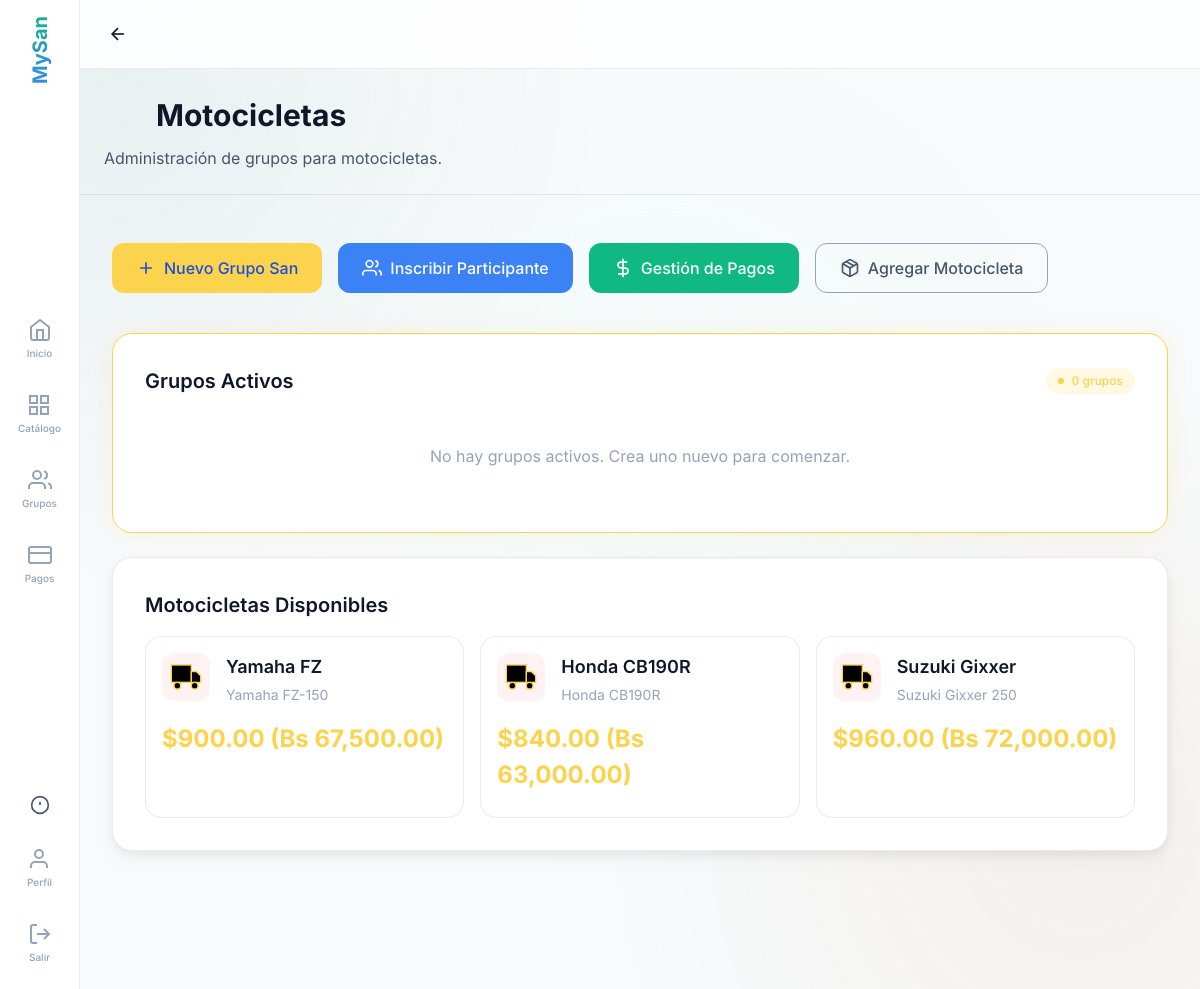
/modules/motocicletas/index.php (signed in), run on the app's committed database.
### tables this page shows
CREATE TABLE `productos` (
  `id` int NOT NULL AUTO_INCREMENT,
  `categoria_id` int NOT NULL,
  `nombre` varchar(100) NOT NULL,
  `marca` varchar(50) DEFAULT NULL,
  `modelo` varchar(50) DEFAULT NULL,
  `descripcion` text,
  `valor_total` decimal(10,2) NOT NULL,
  `imagen` varchar(255) DEFAULT NULL,
  `activo` tinyint DEFAULT '1',
  `created_at` timestamp NULL DEFAULT CURRENT_TIMESTAMP,
  PRIMARY KEY (`id`),
  KEY `categoria_id` (`categoria_id`),
  CONSTRAINT `productos_ibfk_1` FOREIGN KEY (`categoria_id`) REFERENCES `categorias` (`id`) ON DELETE CASCADE
);

CREATE TABLE `usuarios` (
  `id` int NOT NULL AUTO_INCREMENT,
  `username` varchar(50) NOT NULL,
  `password` varchar(255) NOT NULL,
  `nombre` varchar(100) NOT NULL,
  `email` varchar(100) DEFAULT NULL,
  `pregunta_secreta` text,
  `respuesta_secreta` varchar(255) DEFAULT NULL,
  `pregunta_secreta_2` text DEFAULT NULL,
  `respuesta_secreta_2` varchar(255) DEFAULT NULL,
  `pregunta_secreta_3` text DEFAULT NULL,
  `respuesta_secreta_3` varchar(255) DEFAULT NULL,
  `created_at` timestamp NULL DEFAULT CURRENT_TIMESTAMP,
  `updated_at` timestamp NULL DEFAULT CURRENT_TIMESTAMP ON UPDATE CURRENT_TIMESTAMP,
  `rol` enum('admin','participante') DEFAULT 'admin',
  PRIMARY KEY (`id`),
  UNIQUE KEY `username` (`username`)
);

CREATE TABLE `tasas_cambio` (
  `id` int NOT NULL AUTO_INCREMENT,
  `tasa` decimal(10,4) NOT NULL,
  `fecha` date NOT NULL,
  `origen` enum('auto','manual') DEFAULT 'auto',
  `created_at` timestamp NULL DEFAULT CURRENT_TIMESTAMP,
  PRIMARY KEY (`id`),
  UNIQUE KEY `fecha` (`fecha`)
);

### config/database.php (called while the page is built, shortened)
<?php
try {
    $dsn = "mysql:host=" . DB_HOST . ";port=3306;dbname=" . DB_NAME . ";charset=" . DB_CHARSET;
    $options = [
        PDO::ATTR_ERRMODE            => PDO::ERRMODE_EXCEPTION,
        PDO::ATTR_DEFAULT_FETCH_MODE => PDO::FETCH_ASSOC,
        PDO::ATTR_EMULATE_PREPARES   => false,
    ];
    $pdo = new PDO($dsn, DB_USER, DB_PASS, $options);
} catch (PDOException $e) {
    die(json_encode([
        'success' => false,
        'message' => 'Error de conexión a la base de datos: ' . $e->getMessage()
    ]));
}
function getBcvRate(): float
{
    static $cached_rate = null;
    if ($cached_rate !== null) {
        return $cached_rate;
    }
    global $pdo;
    try {
        $today = date('Y-m-d');
        $stmt = $pdo->prepare("SELECT tasa FROM tasas_cambio WHERE fecha = ? ORDER BY id DESC LIMIT 1");
        $stmt->execute([$today]);
        $apiStatus = 'up';
        $stmtStatus = $pdo->query("SELECT valor FROM configuracion WHERE clave = 'bcv_api_status'");
        $stmtCheck = $pdo->query("SELECT valor FROM configuracion WHERE clave = 'bcv_api_last_check'");
        $skipApi = false;
        if (!$skipApi) {
            $ch = curl_init('https://ve.dolarapi.com/v1/dolares/oficial');
            $httpCode = curl_getinfo($ch, CURLINFO_HTTP_CODE);
            try {
                $stmtConfig = $pdo->prepare("
                    INSERT INTO configuracion (clave, valor, descripcion)
                    VALUES ('bcv_api_status', 'down', 'Estado de la API del BCV')
                    ON DUPLICATE KEY UPDATE valor = 'down'
                ");
                $stmtConfig->execute();
                $stmtCheck = $pdo->prepare("
                    INSERT INTO configuracion (clave, valor, descripcion)
                    VALUES ('bcv_api_last_check', NOW(), 'Último intento de consulta a la API BCV')
                    ON DUPLICATE KEY UPDATE valor = NOW()
                ");
                $stmtCheck->execute();
                $lastRateVal = 75.00;
                $lastRateDate = date('Y-m-d');
                $stmtLastTasa = $pdo->query("SELECT tasa, fecha FROM tasas_cambio ORDER BY fecha DESC, id DESC LIMIT 1");
                if ($rowLastTasa = $stmtLastTasa->fetch()) {
                    $lastRateVal = (float)$rowLastTasa['tasa'];
                    $lastRateDate = $rowLastTasa['fecha'];
                }
                $stmtAdmins = $pdo->query("SELECT id FROM usuarios WHERE rol = 'admin'");
                $admins = $stmtAdmins->fetchAll();
                $msg = "La API para consultar la tasa BCV no está disponible. Se usará la última tasa registrada de Bs. " . number_format($lastRateVal, 2) . " ($lastRateDate). Por favor, realice el registro manual para evitar pérdidas.";
                $link = "/modules/comprobantes/index.php";
                $stmtCheckNotif = $pdo->prepare("
                    SELECT COUNT(*) FROM notificaciones
                    WHERE usuario_id = ? AND tipo = 'bcv_api_error' AND leido = 0
                ");
                $stmtInsertNotif = $pdo->prepare("
                    INSERT INTO notificaciones (usuario_id, tipo, mensaje, link, leido, fecha)
                    VALUES (?, 'bcv_api_error', ?, ?, 0, NOW())
                ");
                foreach ($admins as $admin) {
                    $stmtCheckNotif->execute([$admin['id']]);
                    if ((int)$stmtCheckNotif->fetchColumn() === 0) {
                        $stmtInsertNotif->execute([$admin['id'], $msg, $link]);
                    }
                }
            } catch (Exception $confEx) {
                error_log("Error actualizando configuracion BCV (fallo): " . $confEx->getMessage());
            }
        }
        $stmtLast = $pdo->query("SELECT tasa FROM tasas_cambio ORDER BY fecha DESC, id DESC LIMIT 1");
        if ($rowLast = $stmtLast->fetch()) {
            $cached_rate = (float)$rowLast['tasa'];
            return $cached_rate;
        }
    } catch (Exception $e) {
    }
    return 75.00;
}
function formatMoneyBcv($amountUsd)
{
    return formatMoneyCustomRate($amountUsd, getBcvRate());
}
function formatMoneyCustomRate($amountUsd, $rate)
{
    $amountUsd = (float)$amountUsd;
    $rate      = (float)$rate;
    $bs = $amountUsd * $rate;
    return '$' . number_format($amountUsd, 2) . ' (Bs ' . number_format($bs, 2) . ')';
}
?>

### modules/motocicletas/index.php (the view, shortened to what this page needs)
<?php
require_once '../../config/database.php';
$stmt = $pdo->prepare("
    SELECT p.*, c.nombre as categoria_nombre, c.color,
           (SELECT COUNT(*) FROM productos_imagenes pi WHERE pi.producto_id = p.id) as imagenes_count
    FROM productos p
    JOIN categorias c ON p.categoria_id = c.id
    WHERE c.nombre = 'Motocicletas' AND p.activo = TRUE
");
$stmt->execute();
$productos = $stmt->fetchAll();
$stmt = $pdo->prepare("
    SELECT gs.*, p.nombre as producto_nombre, p.imagen as producto_imagen, p.marca as producto_marca, p.modelo as producto_modelo
    FROM grupos_san gs
    JOIN productos p ON gs.producto_id = p.id
    JOIN categorias c ON p.categoria_id = c.id
    WHERE c.nombre = 'Motocicletas' AND gs.estado != 'finalizado'
");
$stmt->execute();
$grupos = $stmt->fetchAll();
?>
<!DOCTYPE html>
<html lang="es">
<head>
    <link rel="stylesheet" href="../../assets/fonts/inter.css">
    <link rel="stylesheet" href="../../assets/css/reset.css">
    <link rel="stylesheet" href="../../assets/css/variables.css">
    <link rel="stylesheet" href="../../assets/css/bento-grid.css">
    <link rel="stylesheet" href="../../assets/css/main.css">
</head>
<body>
    <div class="main-content">
        <?php
        include '../../includes/header.php';
        ?>
        <div class="page-header" style="padding: var(--space-6); margin-bottom: var(--space-4); border-bottom: 1px solid var(--glass-border);">
            <h1 class="page-title" style="font-size: var(--font-size-3xl); font-weight: var(--font-weight-bold); display: flex; align-items: center; gap: var(--space-3);">
                <svg class="icon-xl" style="width: 40px; height: 40px; stroke: var(--color-salmon);">
                    <use href="#icon-motocycle"></use>
                </svg>
                Motocicletas
            </h1>
            <p style="color: var(--color-text-secondary); margin-top: var(--space-2);">
                Administración de grupos para motocicletas.
            </p>
        </div>
        <div class="bento-container">
            <div class="bento-12"
                style="display: flex; gap: var(--space-4); margin-bottom: var(--space-4); flex-wrap: wrap;">
                <button class="btn btn-salmon" onclick="openModal('nuevoGrupoModal')">
                    <svg class="icon">
                        <use href="#icon-plus"></use>
                    </svg>
                    Nuevo Grupo San
                </button>
                <button class="btn btn-violeta" onclick="openModal('nuevoParticipanteModal')">
                    <svg class="icon">
                        <use href="#icon-users"></use>
                    </svg>
                    Inscribir Participante
                </button>
                <button class="btn btn-menta" onclick="location.href='pagos.php'">
                    <svg class="icon">
                        <use href="#icon-dollar"></use>
                    </svg>
                    Gestión de Pagos
                </button>
                <button class="btn btn-outline" onclick="openModal('nuevoProductoModal')">
                    <svg class="icon">
                        <use href="#icon-package"></use>
                    </svg>
                    Agregar Motocicleta
                </button>
            </div>
            <div class="bento-12">
                <div class="bento-box bento-box--salmon">
                    <div class="bento-header">
                        <div class="bento-title">Grupos Activos</div>
                        <span class="badge badge-warning">
                            <span class="badge-dot"></span>
                            <?php echo count($grupos); ?> grupos
                        </span>
                    </div>
                    <div class="bento-content">
                        <?php if (empty($grupos)): ?>
                            <p style="text-align: center; padding: var(--space-8); color: var(--color-text-tertiary);">
                                No hay grupos activos. Crea uno nuevo para comenzar.
                            </p>
                        <?php endif; ?>
                    </div>
                </div>
            </div>
            <div class="bento-12">
                <div class="bento-box">
                    <div class="bento-header">
                        <div class="bento-title">Motocicletas Disponibles</div>
                    </div>
                    <div class="bento-content">
                        <div class="product-grid">
                            <?php foreach ($productos as $producto): ?>
                                <div class="product-card">
                                    <div class="product-header">
                                        <div class="product-icon">
                                            <svg class="icon-lg" style="stroke: var(--color-salmon);">
                                                <use href="#icon-truck"></use>
                                            </svg>
                                        </div>
                                        <div class="product-info">
                                            <h3><?php echo htmlspecialchars($producto['nombre']); ?></h3>
                                            <div class="product-meta">
                                                <?php echo htmlspecialchars($producto['marca']); ?>
                                                <?php echo htmlspecialchars($producto['modelo']); ?>
                                            </div>
                                        </div>
                                    </div>
                                    <div class="product-price">
                                        <?php echo formatMoneyBcv($producto['valor_total']); ?>
                                    </div>
                                </div>
                            <?php endforeach; ?>
                        </div>
                    </div>
                </div>
            </div>
        </div>
    <?php include '../../modules/shared/sidebar-footer.php'; ?>
</body>
</html>

### assets/css/variables.css (style rules this page uses)
:root { --color-primary: #3b82f6; --color-primary-mid: #2563eb; --color-primary-light: #60a5fa; --color-primary-dim: #1d4ed8; --color-primary-glow: rgba(59, 130, 246, 0.25); --color-primary-tint: rgba(59, 130, 246, 0.1); --color-secondary: #10b981; --color-secondary-mid: #059669; --color-secondary-light: #34d399; --color-secondary-dim: #047857; --color-secondary-glow: rgba(16, 185, 129, 0.25); --color-secondary-tint: rgba(16, 185, 129, 0.1); --color-accent: #fcd34d; --color-accent-dim: #d97706; --color-accent-glow: rgba(252, 211, 77, 0.15); --color-accent-light: #fde68a; --color-accent-tint: rgba(252, 211, 77, 0.05); --color-electro: var(--color-primary); --color-electro-dim: var(--color-primary-dim); --color-electro-glow: var(--color-primary-glow); --color-electro-tint: var(--color-primary-tint); --color-telefonia: var(--color-secondary); --color-telefonia-dim: var(--color-secondary-dim); --color-telefonia-glow: var(--color-secondary-glow); --color-moto: var(--color-accent-dim); --color-moto-dim: #b45309; --color-moto-glow: var(--color-accent-glow); --color-turnos: #6366f1; --color-turnos-dim: #4f46e5; --color-turnos-glow: rgba(99, 102, 241, 0.18); --color-turnos-tint: rgba(99, 102, 241, 0.05); --color-comprobantes: #0ea5e9; --color-comprobantes-dim: #0284c7; --color-comprobantes-glow: rgba(14, 165, 233, 0.18); --color-violeta: var(--color-primary); --color-violeta-dim: var(--color-primary-dim); --color-violeta-glow: var(--color-primary-glow); --color-menta: var(--color-secondary); --color-menta-dim: var(--color-secondary-dim); --color-menta-glow: var(--color-secondary-glow); --color-salmon: var(--color-accent); --color-salmon-dim: var(--color-accent-dim); --color-salmon-glow: var(--color-accent-glow); --color-background: #F8FAFC; --color-surface: #FFFFFF; --color-surface-elevated: #FFFFFF; --color-surface-hover: #F1F5F9; --color-surface-section: #E2E8F0; --glass-background: rgba(255, 255, 255, 0.85); --glass-border: rgba(0, 0, 0, 0.08); --glass-blur: blur(24px); --color-text-primary: #0F172A; --color-text-secondary: #475569; --color-text-tertiary: #94A3B8; --color-text-inverse: #FFFFFF; --color-success: #10B981; --color-warning: #F59E0B; --color-error: #EF4444; --color-info: #3B82F6; --font-family: 'Inter', -apple-system, BlinkMacSystemFont, 'SF Pro Display', sans-serif; --font-sans: var(--font-family); --font-size-xs: 0.75rem; --font-size-sm: 0.875rem; --font-size-base: 1rem; --font-size-md: 1rem; --font-size-lg: 1.125rem; --font-size-xl: 1.25rem; --font-size-2xl: 1.5rem; --font-size-3xl: 1.875rem; --font-size-4xl: 2.25rem; --font-weight-regular: 400; --font-weight-medium: 500; --font-weight-semibold: 600; --font-weight-bold: 700; --space-1: 0.25rem; --space-2: 0.5rem; --space-3: 0.75rem; --space-4: 1rem; --space-5: 1.25rem; --space-6: 1.5rem; --space-8: 2rem; --space-10: 2.5rem; --space-12: 3rem; --space-16: 4rem; --space-20: 5rem; --radius-sm: 8px; --radius-md: 12px; --radius-lg: 16px; --radius-xl: 24px; --radius-bento: 20px; --radius-full: 9999px; --shadow-sm: 0 1px 3px rgba(0,0,0,.04), 0 2px 6px rgba(0,0,0,.02); --shadow-md: 0 4px 12px rgba(0,0,0,.06), 0 8px 24px rgba(0,0,0,.04); --shadow-lg: 0 8px 24px rgba(0,0,0,.08), 0 20px 48px rgba(0,0,0,.06); --shadow-glow-primary: 0 0 24px var(--color-primary-glow); --shadow-glow-secondary: 0 0 24px var(--color-secondary-glow); --shadow-glow-accent: 0 0 24px var(--color-accent-glow); --shadow-glow-violeta: var(--shadow-glow-primary); --shadow-glow-menta: var(--shadow-glow-secondary); --shadow-glow-salmon: var(--shadow-glow-accent); --transition-fast: 150ms cubic-bezier(0.4, 0, 0.2, 1); --transition-base: 250ms cubic-bezier(0.4, 0, 0.2, 1); --transition-slow: 400ms cubic-bezier(0.4, 0, 0.2, 1); --z-base: 1; --z-dropdown: 100; --z-modal: 200; --z-toast: 300; }

### data on the page
productos: nombre "Yamaha FZ", marca "Yamaha", modelo "FZ-150", valor_total.fecha "$900.00 (Bs 67,500.00)"
productos: nombre "Honda CB190R", marca "Honda", modelo "CB190R", valor_total.tasa "$840.00 (Bs 63,000.00)"
productos: nombre "Suzuki Gixxer", marca "Suzuki", modelo "Gixxer 250", valor_total.tasa "$960.00 (Bs 72,000.00)"

### other printed values
count($grupos) "0"
